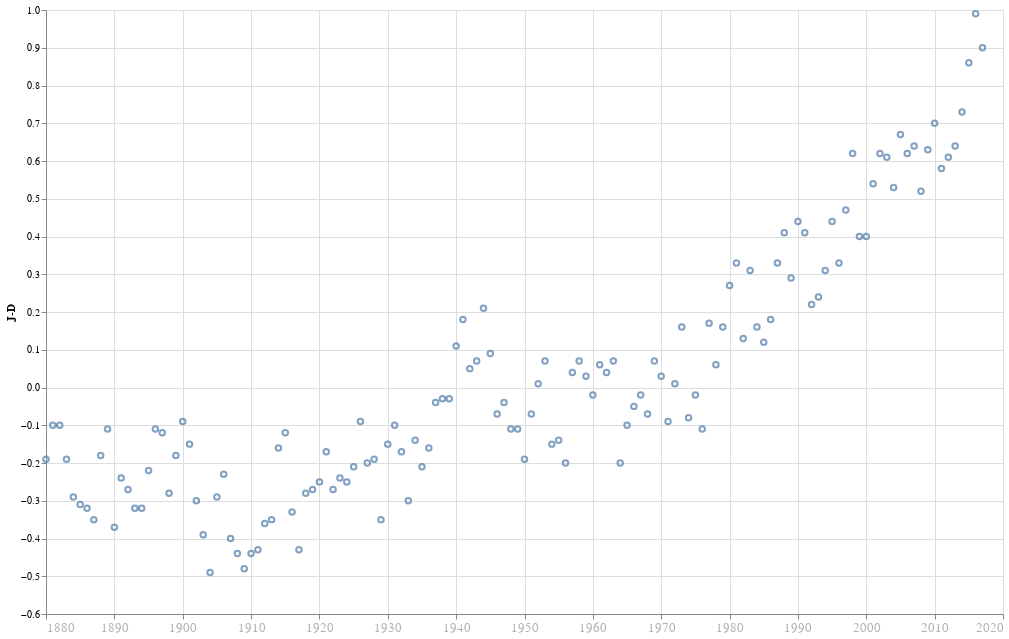

Notebook code cell kept with this figure:
### Code cell
alt.Chart(data).mark_point().encode(
     x = alt.X(field='Year', type = 'quantitative', title='',
              scale = alt.Scale(zero = False),
              axis = alt.Axis(format = "t", tickCount = 13, labelFontSize=13, labelColor='#b3b3b3')),
    
     y='J-D'
).properties(width=957, height=604)

### Figure 1 — Vega-Lite specification as saved in the notebook (floating-point values rounded to 4 significant figures; data arrays with more than 128 entries replaced by an {"elided": "..."} marker saying what was removed)
{"config": {"view": {"continuousWidth": 400, "continuousHeight": 300}}, "data": {"name": "data-5cba552e0fd77e6cbafb6fd4c5c45f10"}, "mark": "point", "encoding": {"x": {"type": "quantitative", "axis": {"format": "t", "labelColor": "#b3b3b3", "labelFontSize": 13, "tickCount": 13}, "field": "Year", "scale": {"zero": false}, "title": ""}, "y": {"type": "quantitative", "field": "J-D"}}, "height": 604, "width": 957, "$schema": "https://vega.github.io/schema/vega-lite/v4.8.1.json", "datasets": {"data-5cba552e0fd77e6cbafb6fd4c5c45f10": {"elided": "138 records"}}}
